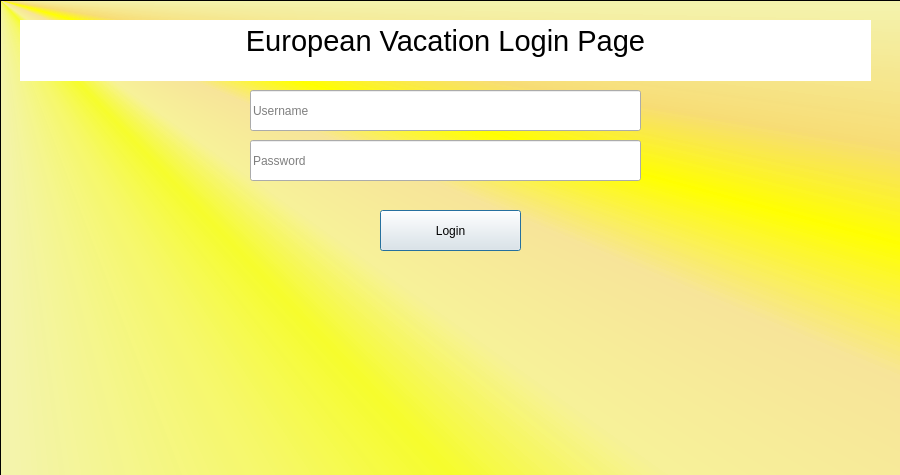
<?xml version="1.0" encoding="UTF-8"?>
<ui version="4.0">
 <class>login</class>
 <widget class="QDialog" name="login">
  <property name="geometry">
   <rect>
    <x>0</x>
    <y>0</y>
    <width>900</width>
    <height>475</height>
   </rect>
  </property>
  <property name="windowTitle">
   <string>Dialog</string>
  </property>
  <property name="autoFillBackground">
   <bool>false</bool>
  </property>
  <property name="styleSheet">
   <string notr="true">login{
	rgb(0, 0, 0)
}</string>
  </property>
  <widget class="QLineEdit" name="lineEdit_username">
   <property name="geometry">
    <rect>
     <x>250</x>
     <y>90</y>
     <width>391</width>
     <height>41</height>
    </rect>
   </property>
   <property name="placeholderText">
    <string>Username</string>
   </property>
  </widget>
  <widget class="QLineEdit" name="lineEdit_password_2">
   <property name="geometry">
    <rect>
     <x>250</x>
     <y>140</y>
     <width>391</width>
     <height>41</height>
    </rect>
   </property>
   <property name="echoMode">
    <enum>QLineEdit::Password</enum>
   </property>
   <property name="placeholderText">
    <string>Password</string>
   </property>
  </widget>
  <widget class="QPushButton" name="pushButton_login">
   <property name="geometry">
    <rect>
     <x>380</x>
     <y>210</y>
     <width>141</width>
     <height>41</height>
    </rect>
   </property>
   <property name="text">
    <string>Login</string>
   </property>
  </widget>
  <widget class="QTextBrowser" name="textBrowser">
   <property name="geometry">
    <rect>
     <x>20</x>
     <y>20</y>
     <width>851</width>
     <height>61</height>
    </rect>
   </property>
   <property name="autoFillBackground">
    <bool>false</bool>
   </property>
   <property name="frameShape">
    <enum>QFrame::NoFrame</enum>
   </property>
   <property name="verticalScrollBarPolicy">
    <enum>Qt::ScrollBarAlwaysOff</enum>
   </property>
   <property name="horizontalScrollBarPolicy">
    <enum>Qt::ScrollBarAlwaysOff</enum>
   </property>
   <property name="html">
    <string>&lt;!DOCTYPE HTML PUBLIC &quot;-//W3C//DTD HTML 4.0//EN&quot; &quot;http://www.w3.org/TR/REC-html40/strict.dtd&quot;&gt;
&lt;html&gt;&lt;head&gt;&lt;meta name=&quot;qrichtext&quot; content=&quot;1&quot; /&gt;&lt;style type=&quot;text/css&quot;&gt;
p, li { white-space: pre-wrap; }
&lt;/style&gt;&lt;/head&gt;&lt;body style=&quot; font-family:'MS Shell Dlg 2'; font-size:7.8pt; font-weight:400; font-style:normal;&quot;&gt;
&lt;p align=&quot;center&quot; style=&quot; margin-top:0px; margin-bottom:0px; margin-left:0px; margin-right:0px; -qt-block-indent:0; text-indent:0px;&quot;&gt;&lt;span style=&quot; font-family:'MS Shell Dlg 2'; font-size:22pt;&quot;&gt;European Vacation Login Page&lt;/span&gt;&lt;/p&gt;&lt;/body&gt;&lt;/html&gt;</string>
   </property>
  </widget>
  <widget class="QGraphicsView" name="graphicsView">
   <property name="geometry">
    <rect>
     <x>0</x>
     <y>0</y>
     <width>901</width>
     <height>481</height>
    </rect>
   </property>
   <property name="styleSheet">
    <string notr="true">background-color: qconicalgradient(cx:0, cy:0, angle:135, stop:0 rgba(255, 255, 0, 69), stop:0.375 rgba(255, 255, 0, 69), stop:0.423533 rgba(251, 255, 0, 145), stop:0.45 rgba(247, 255, 0, 208), stop:0.477581 rgba(255, 244, 71, 130), stop:0.518717 rgba(255, 218, 71, 130), stop:0.55 rgba(255, 255, 0, 255), stop:0.57754 rgba(255, 203, 0, 130), stop:0.625 rgba(255, 255, 0, 69), stop:1 rgba(255, 255, 0, 69));</string>
   </property>
  </widget>
  <zorder>graphicsView</zorder>
  <zorder>lineEdit_username</zorder>
  <zorder>lineEdit_password_2</zorder>
  <zorder>pushButton_login</zorder>
  <zorder>textBrowser</zorder>
 </widget>
 <resources/>
 <connections/>
</ui>
